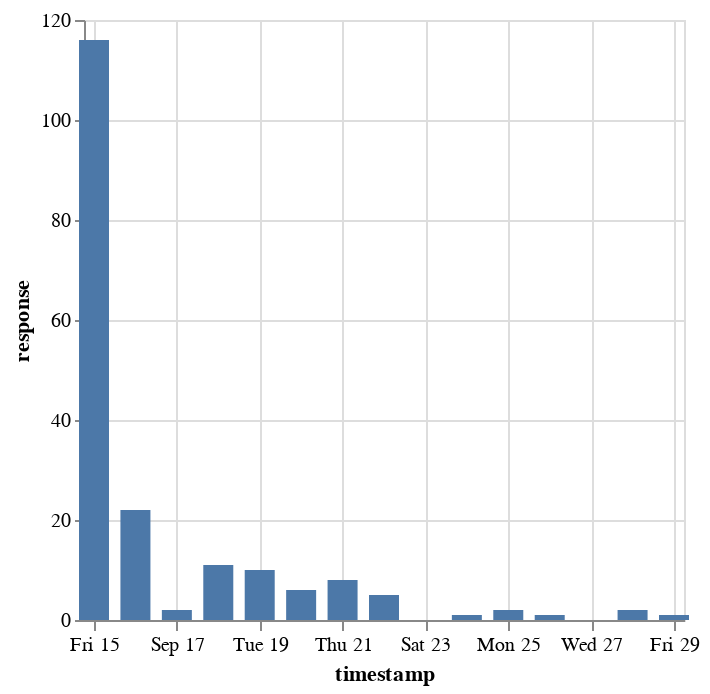

The cell this chart's notebook holds for it:
### Code cell
f_csv = "../../data/raw_data/report/20230930_icrc2023_post_conference_survey.csv"
data = pd.read_csv(f_csv, skiprows=1, parse_dates=["timestamp"])
data["response"] = 1
data.index = data["timestamp"]
resampled = data.resample("D")["response"].sum().reset_index()

alt.Chart(resampled).mark_bar(width=15).encode(
    alt.X("timestamp"),
    alt.Y("response"),
).properties(
    width=300,
    height=300,
)

### Figure 1 — Vega-Lite specification as saved in the notebook (floating-point values rounded to 4 significant figures)
{"config": {"view": {"continuousWidth": 300, "continuousHeight": 300}}, "data": {"name": "data-73aee55996110cc2be47d9ea8bd9977e"}, "mark": {"type": "bar", "width": 15}, "encoding": {"x": {"field": "timestamp", "type": "temporal"}, "y": {"field": "response", "type": "quantitative"}}, "height": 300, "width": 300, "$schema": "https://vega.github.io/schema/vega-lite/v5.14.1.json", "datasets": {"data-73aee55996110cc2be47d9ea8bd9977e": [{"timestamp": "2023-09-15T00:00:00", "response": 116}, {"timestamp": "2023-09-16T00:00:00", "response": 22}, {"timestamp": "2023-09-17T00:00:00", "response": 2}, {"timestamp": "2023-09-18T00:00:00", "response": 11}, {"timestamp": "2023-09-19T00:00:00", "response": 10}, {"timestamp": "2023-09-20T00:00:00", "response": 6}, {"timestamp": "2023-09-21T00:00:00", "response": 8}, {"timestamp": "2023-09-22T00:00:00", "response": 5}, {"timestamp": "2023-09-23T00:00:00", "response": 0}, {"timestamp": "2023-09-24T00:00:00", "response": 1}, {"timestamp": "2023-09-25T00:00:00", "response": 2}, {"timestamp": "2023-09-26T00:00:00", "response": 1}, {"timestamp": "2023-09-27T00:00:00", "response": 0}, {"timestamp": "2023-09-28T00:00:00", "response": 2}, {"timestamp": "2023-09-29T00:00:00", "response": 1}]}}
